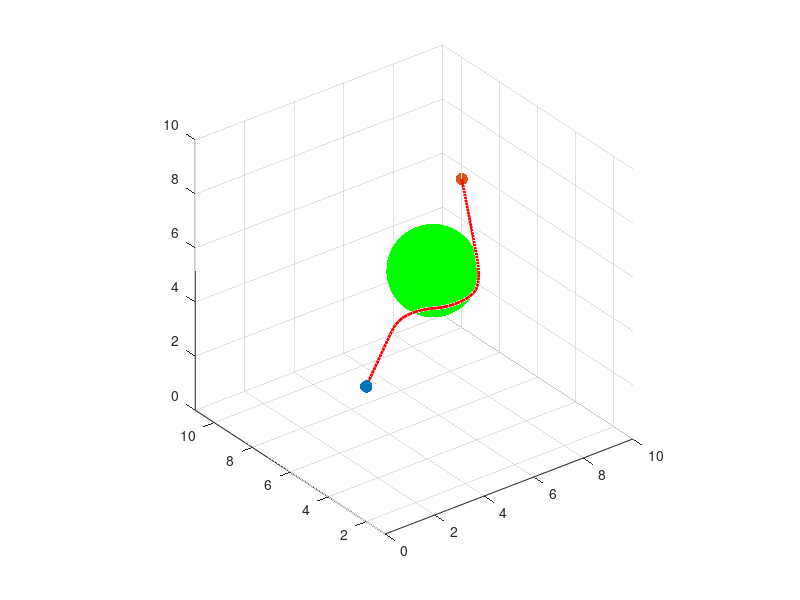

The MATLAB source for this figure:
clc;clear;close all;
%% 读取数据
obs_trace = csvread("obs_trace.csv");
path = csvread("path.csv");
obs_r = csvread("obs_r.csv");
start = path(1,:);
goal = path(end,:);
%% 绘制
bar1 = scatter3(start(1),start(2),start(3),80,"cyan",'filled','o');hold on
bar2 = scatter3(goal(1),goal(2),goal(3),80,"magenta",'filled',"o");
axis equal;
grid on;
%% 循环
for i = 1:size(path,1)-1
    try delete(sbar) 
    catch
    end
    sbar = drawSphere(obs_trace(i,:),obs_r);
    plot3([path(i,1),path(i+1,1)],[path(i,2),path(i+1,2)],[path(i,3),path(i+1,3)],"LineWidth",2,"Color","r");
    pause(0.1);
end

%% 函数
% 球绘制函数
function h = drawSphere(pos, r)
[x,y,z] = sphere(60);
h = surfc(r*x+pos(1), r*y+pos(2), r*z+pos(3));
hold on;
end